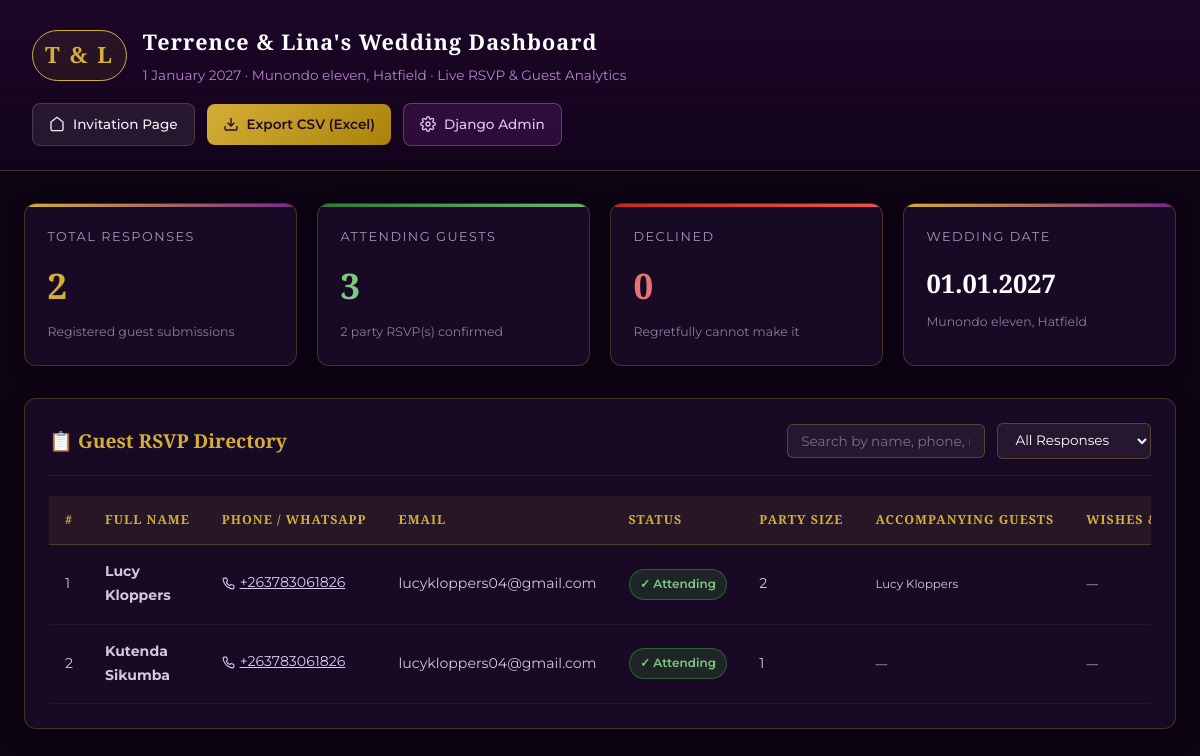
The page /dashboard/ (signed in) on the database its author committed.
### invitation/models.py (models this page shows, shortened)
class RSVP(models.Model):
    ATTENDING_CHOICES = [
        ('yes', 'Joyfully Attending'),
        ('no', 'Regretfully Declining'),
    ]
    name = models.CharField(max_length=255, verbose_name="Guest Name")
    phone = models.CharField(max_length=100, verbose_name="Phone / WhatsApp")
    email = models.EmailField(blank=True, null=True, verbose_name="Email Address")
    attending = models.CharField(
        max_length=20,
        choices=ATTENDING_CHOICES,
        default='yes',
        verbose_name="Attendance Status"
    )
    guest_count = models.IntegerField(default=1, verbose_name="Guest Count")
    guest_names = models.TextField(blank=True, null=True, default='', verbose_name="Accompanying Guest Names")
    notes = models.TextField(blank=True, null=True, default='', verbose_name="Wishes & Blessings for Couple")
    created_at = models.DateTimeField(default=timezone.now, verbose_name="RSVP Date")
    class Meta:
        db_table = 'rsvps'
        ordering = ['-id']
        verbose_name = 'RSVP'
        verbose_name_plural = 'Guest RSVPs'
    @property
    def is_attending(self):
        return self.attending.lower() == 'yes'

### invitation/views.py (the view)
# urls.py: path('dashboard/', views.dashboard, name='dashboard'),
@staff_member_required
def dashboard(request):
    rsvps = RSVP.objects.all().order_by('-id')
    total_responses = rsvps.count()
    attending = [r for r in rsvps if r.is_attending]
    total_guests = sum(r.guest_count for r in attending)
    declined = total_responses - len(attending)
    photos = GuestPhoto.objects.all().order_by('-id')
    context = {
        'rsvps': rsvps,
        'total_responses': total_responses,
        'attending_count': len(attending),
        'total_guests': total_guests,
        'declined_count': declined,
        'photos': photos,
    }
    return render(request, 'invitation/dashboard.html', context)

### templates/invitation/dashboard.html (shortened to what this page needs)
{% load static %}
<!DOCTYPE html>
<html lang="en">
<head>
  <link rel="stylesheet" href="{% static 'css/style.css' %}">
</head>
<body class="dashboard-body">
  <header class="dashboard-header">
    <div class="dashboard-brand">
      <div class="dashboard-monogram">T &amp; L</div>
      <div class="dashboard-title-box">
        <h1>Terrence &amp; Lina's Wedding Dashboard</h1>
        <p>1 January 2027 · Munondo eleven, Hatfield · Live RSVP &amp; Guest Analytics</p>
      </div>
    </div>
    <div class="dashboard-nav-actions">
      <a href="{% url 'invitation:index' %}" class="dash-btn dash-btn-secondary" title="View Invitation Website">
        <svg viewBox="0 0 24 24" fill="none" stroke="currentColor" stroke-width="2" width="16" height="16"><path d="M3 9l9-7 9 7v11a2 2 0 0 1-2 2H5a2 2 0 0 1-2-2z"></path></svg>
        <span>Invitation Page</span>
      </a>
      <a href="{% url 'invitation:api_export_csv' %}" class="dash-btn dash-btn-primary" title="Download Excel CSV Spreadsheet">
        <svg viewBox="0 0 24 24" fill="none" stroke="currentColor" stroke-width="2" width="16" height="16"><path d="M21 15v4a2 2 0 0 1-2 2H5a2 2 0 0 1-2-2v-4"></path><polyline points="7 10 12 15 17 10"></polyline><line x1="12" y1="15" x2="12" y2="3"></line></svg>
        <span>Export CSV (Excel)</span>
      </a>
      <a href="/admin/" class="dash-btn dash-btn-admin" title="Open Django Admin">
        <span>Django Admin</span>
      </a>
    </div>
  </header>
  <div class="dashboard-container">
    <div class="stats-row">
      <div class="stat-card-elevated gold">
        <span class="card-label">Total Responses</span>
        <div class="card-value">{{ total_responses }}</div>
        <div class="card-subtext">Registered guest submissions</div>
      </div>
      <div class="stat-card-elevated attending">
        <span class="card-label">Attending Guests</span>
        <div class="card-value">{{ total_guests }}</div>
        <div class="card-subtext">{{ attending_count }} party RSVP(s) confirmed</div>
      </div>
      <div class="stat-card-elevated declined">
        <span class="card-label">Declined</span>
        <div class="card-value">{{ declined_count }}</div>
        <div class="card-subtext">Regretfully cannot make it</div>
      </div>
      <div class="stat-card-elevated">
        <span class="card-label">Wedding Date</span>
        <div class="card-value" style="font-size:1.6rem;padding-top:0.4rem;">01.01.2027</div>
        <div class="card-subtext">Munondo eleven, Hatfield</div>
      </div>
    </div>
    <div class="panel-card">
      <div class="panel-header">
        <h2 class="panel-title">
          <span>📋 Guest RSVP Directory</span>
        </h2>
        <div class="search-filter-bar">
          <input type="text" id="dashSearchInput" class="dash-search-input" placeholder="Search by name, phone, notes..." oninput="filterTable()">
          <select id="dashStatusFilter" class="dash-filter-select" onchange="filterTable()">
            <option value="all">All Responses</option>
          </select>
        </div>
      </div>
      <div class="dash-table-wrap">
        <table class="dash-table" id="rsvpsTable">
          <thead>
            <tr>
              <th>#</th>
              <th>Full Name</th>
              <th>Phone / WhatsApp</th>
              <th>Email</th>
              <th>Status</th>
              <th>Party Size</th>
              <th>Accompanying Guests</th>
              <th>Wishes &amp; Blessings</th>
            </tr>
          </thead>
          <tbody>
            {% for r in rsvps %}
            <tr data-status="{{ r.attending|lower }}" class="rsvp-row">
              <td>{{ forloop.counter }}</td>
              <td><strong>{{ r.name }}</strong></td>
              <td>
                <a href="tel:{{ r.phone }}" class="phone-link">
                  <span>{{ r.phone }}</span>
                </a>
              </td>
              <td>{{ r.email|default:"—" }}</td>
              <td>
                {% if r.is_attending %}
                  <span class="badge-status badge-yes">✓ Attending</span>
                {% else %}
                  <span class="badge-status badge-no">✕ Declined</span>
                {% endif %}
              </td>
              <td>{{ r.guest_count }}</td>
              <td><small>{{ r.guest_names|default:"—" }}</small></td>
              <td style="max-width:240px;"><small><em>{{ r.notes|default:"—" }}</em></small></td>
            </tr>
            {% empty %}
            <tr>
              <td colspan="10" style="text-align:center;padding:2rem;color:#888;">
                No RSVPs found yet. Responses from the invitation website will appear here in real time.
              </td>
            </tr>
            {% endfor %}
          </tbody>
        </table>
      </div>
    </div>
  </div>
</body>
</html>

### static/css/style.css (style rules this page uses)
:root { --purple-deep: #2A0937; --purple-royal: #421252; --purple-regal: #5A196E; --purple-amethyst: #7E268E; --purple-velvet: #942E86; --purple-soft: #D4B2E8; --purple-mist: #F4ECF9; --gold-primary: #D4AF37; --gold-light: #F6E6B4; --gold-dark: #A6841E; --gold-glow: rgba(212, 175, 55, 0.45); --gold-border: rgba(212, 175, 55, 0.35); --bg-parchment: #FAF7F2; --bg-ivory: #FDFBF8; --bg-card: #FFFFFF; --text-dark: #1E1528; --text-muted: #64566F; --text-gold: #C5A46D; --font-script: 'Great Vibes', cursive; --font-serif: 'Cormorant Garamond', Georgia, serif; --font-cinzel: 'Cinzel', Georgia, serif; --font-sans: 'Montserrat', -apple-system, BlinkMacSystemFont, sans-serif; --shadow-sm: 0 4px 12px rgba(42, 9, 55, 0.08); --shadow-md: 0 10px 30px rgba(42, 9, 55, 0.12); --shadow-lg: 0 20px 50px rgba(42, 9, 55, 0.22); --shadow-gold: 0 10px 35px rgba(212, 175, 55, 0.3); --radius-sm: 8px; --radius-md: 16px; --radius-lg: 28px; --radius-full: 9999px; --transition-smooth: all 0.4s cubic-bezier(0.16, 1, 0.3, 1); }
*, *::before, *::after { box-sizing: border-box; margin: 0; padding: 0; }
html { scroll-behavior: smooth; -webkit-text-size-adjust: 100%; }
body { font-family: var(--font-serif); background-color: var(--bg-parchment); color: var(--text-dark); line-height: 1.7; overflow-x: hidden; -webkit-font-smoothing: antialiased; -moz-osx-font-smoothing: grayscale; }
button, input, select, textarea { font-family: inherit; }
a { color: inherit; text-decoration: none; }

### rows shown on the page
RSVP: name "Lucy Kloppers", phone "+263783061826", email "lucykloppers04@gmail.com", attending "✓ Attending", guest_count "2", guest_names "Lucy Kloppers", notes "—"
RSVP: name "Kutenda Sikumba", phone "+263783061826", email "lucykloppers04@gmail.com", attending "✓ Attending", guest_count "1", guest_names "—", notes "—"

### other values the page prints
{{ total_responses }} "2"
{{ total_guests }} "3"
{{ attending_count }} "2"
{{ declined_count }} "0"
